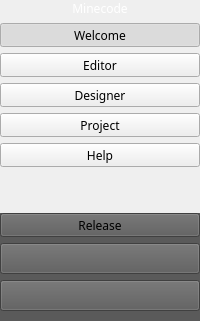
     <widget class="QWidget" name="quickBar" native="true">
      <property name="sizePolicy">
       <sizepolicy hsizetype="Fixed" vsizetype="Preferred">
        <horstretch>0</horstretch>
        <verstretch>0</verstretch>
       </sizepolicy>
      </property>
      <property name="styleSheet">
       <string notr="true"/>
      </property>
      <layout class="QVBoxLayout" name="verticalLayout_3">
       <property name="leftMargin">
        <number>0</number>
       </property>
       <property name="topMargin">
        <number>0</number>
       </property>
       <property name="rightMargin">
        <number>0</number>
       </property>
       <property name="bottomMargin">
        <number>0</number>
       </property>
       <item>
        <layout class="QVBoxLayout" name="verticalLayout_2">
         <property name="spacing">
          <number>6</number>
         </property>
         <item>
          <widget class="QLabel" name="label">
           <property name="font">
            <font>
             <family>Masque</family>
             <pointsize>9</pointsize>
            </font>
           </property>
           <property name="text">
            <string>&lt;html&gt;&lt;head/&gt;&lt;body&gt;&lt;p&gt;&lt;span style=&quot; color:#ffffff;&quot;&gt;Minecode&lt;/span&gt;&lt;/p&gt;&lt;/body&gt;&lt;/html&gt;</string>
           </property>
           <property name="alignment">
            <set>Qt::AlignCenter</set>
           </property>
           <property name="margin">
            <number>8</number>
           </property>
          </widget>
         </item>
         <item>
          <widget class="QToolButton" name="qbButton_Welcome">
           <property name="sizePolicy">
            <sizepolicy hsizetype="Expanding" vsizetype="Fixed">
             <horstretch>0</horstretch>
             <verstretch>0</verstretch>
            </sizepolicy>
           </property>
           <property name="font">
            <font>
             <family>方正黑体简体</family>
             <pointsize>9</pointsize>
            </font>
           </property>
           <property name="focusPolicy">
            <enum>Qt::ClickFocus</enum>
           </property>
           <property name="styleSheet">
            <string notr="true"/>
           </property>
           <property name="text">
            <string>Welcome</string>
           </property>
           <property name="icon">
            <iconset resource="Resources.qrc">
             <normaloff>:/QuickBar/src/QuickBar/Welcome.png</normaloff>:/QuickBar/src/QuickBar/Welcome.png</iconset>
           </property>
           <property name="iconSize">
            <size>
             <width>24</width>
             <height>24</height>
            </size>
           </property>
           <property name="checkable">
            <bool>true</bool>
           </property>
           <property name="checked">
            <bool>true</bool>
           </property>
           <property name="popupMode">
            <enum>QToolButton::DelayedPopup</enum>
           </property>
           <property name="toolButtonStyle">
            <enum>Qt::ToolButtonTextUnderIcon</enum>
           </property>
           <property name="autoRaise">
            <bool>false</bool>
           </property>
           <property name="arrowType">
            <enum>Qt::NoArrow</enum>
           </property>
          </widget>
         </item>
         <item>
          <widget class="QToolButton" name="qbButton_Editor">
           <property name="sizePolicy">
            <sizepolicy hsizetype="Expanding" vsizetype="Fixed">
             <horstretch>0</horstretch>
             <verstretch>0</verstretch>
            </sizepolicy>
           </property>
           <property name="font">
            <font>
             <family>方正黑体简体</family>
             <pointsize>9</pointsize>
            </font>
           </property>
           <property name="focusPolicy">
            <enum>Qt::ClickFocus</enum>
           </property>
           <property name="text">
            <string>Editor</string>
           </property>
           <property name="icon">
            <iconset resource="Resources.qrc">
             <normaloff>:/QuickBar/src/QuickBar/Editor.png</normaloff>:/QuickBar/src/QuickBar/Editor.png</iconset>
           </property>
           <property name="iconSize">
            <size>
             <width>24</width>
             <height>24</height>
            </size>
           </property>
           <property name="checkable">
            <bool>true</bool>
           </property>
           <property name="checked">
            <bool>false</bool>
           </property>
           <property name="popupMode">
            <enum>QToolButton::DelayedPopup</enum>
           </property>
           <property name="toolButtonStyle">
            <enum>Qt::ToolButtonTextUnderIcon</enum>
           </property>
           <property name="autoRaise">
            <bool>false</bool>
           </property>
           <property name="arrowType">
            <enum>Qt::NoArrow</enum>
           </property>
          </widget>
         </item>
         <item>
          <widget class="QToolButton" name="qbButton_Designer">
           <property name="sizePolicy">
            <sizepolicy hsizetype="Expanding" vsizetype="Fixed">
             <horstretch>0</horstretch>
             <verstretch>0</verstretch>
            </sizepolicy>
           </property>
           <property name="font">
            <font>
             <family>方正黑体简体</family>
             <pointsize>9</pointsize>
            </font>
           </property>
           <property name="focusPolicy">
            <enum>Qt::ClickFocus</enum>
           </property>
           <property name="text">
            <string>Designer</string>
           </property>
           <property name="icon">
            <iconset resource="Resources.qrc">
             <normaloff>:/QuickBar/src/QuickBar/Designer.png</normaloff>:/QuickBar/src/QuickBar/Designer.png</iconset>
           </property>
           <property name="iconSize">
            <size>
             <width>24</width>
             <height>24</height>
            </size>
           </property>
           <property name="checkable">
            <bool>true</bool>
           </property>
           <property name="checked">
            <bool>false</bool>
           </property>
           <property name="popupMode">
            <enum>QToolButton::DelayedPopup</enum>
           </property>
           <property name="toolButtonStyle">
            <enum>Qt::ToolButtonTextUnderIcon</enum>
           </property>
           <property name="autoRaise">
            <bool>false</bool>
           </property>
           <property name="arrowType">
            <enum>Qt::NoArrow</enum>
           </property>
          </widget>
         </item>
         <item>
          <widget class="QToolButton" name="qbButton_Project">
           <property name="sizePolicy">
            <sizepolicy hsizetype="Expanding" vsizetype="Fixed">
             <horstretch>0</horstretch>
             <verstretch>0</verstretch>
            </sizepolicy>
           </property>
           <property name="font">
            <font>
             <family>方正黑体简体</family>
             <pointsize>9</pointsize>
            </font>
           </property>
           <property name="focusPolicy">
            <enum>Qt::ClickFocus</enum>
           </property>
           <property name="text">
            <string>Project</string>
           </property>
           <property name="icon">
            <iconset resource="Resources.qrc">
             <normaloff>:/QuickBar/src/QuickBar/Project.png</normaloff>:/QuickBar/src/QuickBar/Project.png</iconset>
           </property>
           <property name="iconSize">
            <size>
             <width>24</width>
             <height>24</height>
            </size>
           </property>
           <property name="checkable">
            <bool>true</bool>
           </property>
           <property name="checked">
            <bool>false</bool>
           </property>
           <property name="popupMode">
            <enum>QToolButton::DelayedPopup</enum>
           </property>
           <property name="toolButtonStyle">
            <enum>Qt::ToolButtonTextUnderIcon</enum>
           </property>
           <property name="autoRaise">
            <bool>false</bool>
           </property>
           <property name="arrowType">
            <enum>Qt::NoArrow</enum>
           </property>
          </widget>
         </item>
         <item>
          <widget class="QToolButton" name="qbButton_Help">
           <property name="sizePolicy">
            <sizepolicy hsizetype="Expanding" vsizetype="Fixed">
             <horstretch>0</horstretch>
             <verstretch>0</verstretch>
            </sizepolicy>
           </property>
           <property name="font">
            <font>
             <family>方正黑体简体</family>
             <pointsize>9</pointsize>
            </font>
           </property>
           <property name="focusPolicy">
            <enum>Qt::ClickFocus</enum>
           </property>
           <property name="text">
            <string>Help</string>
           </property>
           <property name="icon">
            <iconset resource="Resources.qrc">
             <normaloff>:/QuickBar/src/QuickBar/Help.png</normaloff>:/QuickBar/src/QuickBar/Help.png</iconset>
           </property>
           <property name="iconSize">
            <size>
             <width>24</width>
             <height>24</height>
            </size>
           </property>
           <property name="checkable">
            <bool>true</bool>
           </property>
           <property name="checked">
            <bool>false</bool>
           </property>
           <property name="popupMode">
            <enum>QToolButton::DelayedPopup</enum>
           </property>
           <property name="toolButtonStyle">
            <enum>Qt::ToolButtonTextUnderIcon</enum>
           </property>
           <property name="autoRaise">
            <bool>false</bool>
           </property>
           <property name="arrowType">
            <enum>Qt::NoArrow</enum>
           </property>
          </widget>
         </item>
         <item>
          <spacer name="verticalSpacer">
           <property name="orientation">
            <enum>Qt::Vertical</enum>
           </property>
           <property name="sizeHint" stdset="0">
            <size>
             <width>20</width>
             <height>40</height>
            </size>
           </property>
          </spacer>
         </item>
        </layout>
       </item>
       <item>
        <widget class="QWidget" name="widget_2" native="true">
         <property name="styleSheet">
          <string notr="true">background-color: rgb(90, 90, 90);</string>
         </property>
         <layout class="QVBoxLayout" name="verticalLayout">
          <property name="spacing">
           <number>6</number>
          </property>
          <property name="leftMargin">
           <number>0</number>
          </property>
          <property name="topMargin">
           <number>0</number>
          </property>
          <property name="rightMargin">
           <number>0</number>
          </property>
          <property name="bottomMargin">
           <number>10</number>
          </property>
          <item>
           <widget class="QToolButton" name="qbButton_ProjectOption">
            <property name="sizePolicy">
             <sizepolicy hsizetype="Expanding" vsizetype="Fixed">
              <horstretch>0</horstretch>
              <verstretch>0</verstretch>
             </sizepolicy>
            </property>
            <property name="font">
             <font>
              <family>方正黑体简体</family>
              <pointsize>9</pointsize>
             </font>
            </property>
            <property name="focusPolicy">
             <enum>Qt::ClickFocus</enum>
            </property>
            <property name="text">
             <string>Release</string>
            </property>
            <property name="icon">
             <iconset resource="Resources.qrc">
              <normaloff>:/QuickBar/src/QuickBar/App.png</normaloff>:/QuickBar/src/QuickBar/App.png</iconset>
            </property>
            <property name="iconSize">
             <size>
              <width>24</width>
              <height>24</height>
             </size>
            </property>
            <property name="checkable">
             <bool>true</bool>
            </property>
            <property name="checked">
             <bool>false</bool>
            </property>
            <property name="popupMode">
             <enum>QToolButton::DelayedPopup</enum>
            </property>
            <property name="toolButtonStyle">
             <enum>Qt::ToolButtonTextUnderIcon</enum>
            </property>
            <property name="autoRaise">
             <bool>false</bool>
            </property>
            <property name="arrowType">
             <enum>Qt::NoArrow</enum>
            </property>
           </widget>
          </item>
          <item>
           <widget class="QToolButton" name="qbButton_Run">
            <property name="sizePolicy">
             <sizepolicy hsizetype="Expanding" vsizetype="Fixed">
              <horstretch>0</horstretch>
              <verstretch>0</verstretch>
             </sizepolicy>
            </property>
            <property name="font">
             <font>
              <family>方正黑体简体</family>
              <pointsize>9</pointsize>
             </font>
            </property>
            <property name="focusPolicy">
             <enum>Qt::ClickFocus</enum>
            </property>
            <property name="text">
             <string/>
            </property>
            <property name="icon">
             <iconset resource="Resources.qrc">
              <normaloff>:/QuickBar/src/QuickBar/Run.png</normaloff>:/QuickBar/src/QuickBar/Run.png</iconset>
            </property>
            <property name="iconSize">
             <size>
              <width>24</width>
              <height>24</height>
             </size>
            </property>
            <property name="checkable">
             <bool>true</bool>
            </property>
            <property name="checked">
             <bool>false</bool>
            </property>
            <property name="popupMode">
             <enum>QToolButton::DelayedPopup</enum>
            </property>
            <property name="toolButtonStyle">
             <enum>Qt::ToolButtonIconOnly</enum>
            </property>
            <property name="autoRaise">
             <bool>false</bool>
            </property>
            <property name="arrowType">
             <enum>Qt::NoArrow</enum>
            </property>
           </widget>
          </item>
          <item>
           <widget class="QToolButton" name="qbButton_Build">
            <property name="sizePolicy">
             <sizepolicy hsizetype="Expanding" vsizetype="Fixed">
              <horstretch>0</horstretch>
              <verstretch>0</verstretch>
             </sizepolicy>
            </property>
            <property name="font">
             <font>
              <family>方正黑体简体</family>
              <pointsize>9</pointsize>
             </font>
            </property>
            <property name="focusPolicy">
             <enum>Qt::ClickFocus</enum>
            </property>
            <property name="text">
             <string/>
            </property>
            <property name="icon">
             <iconset resource="Resources.qrc">
              <normaloff>:/QuickBar/src/QuickBar/Build.png</normaloff>:/QuickBar/src/QuickBar/Build.png</iconset>
            </property>
            <property name="iconSize">
             <size>
              <width>24</width>
              <height>24</height>
             </size>
            </property>
            <property name="checkable">
             <bool>true</bool>
            </property>
            <property name="checked">
             <bool>false</bool>
            </property>
            <property name="popupMode">
             <enum>QToolButton::DelayedPopup</enum>
            </property>
            <property name="toolButtonStyle">
             <enum>Qt::ToolButtonIconOnly</enum>
            </property>
            <property name="autoRaise">
             <bool>false</bool>
            </property>
            <property name="arrowType">
             <enum>Qt::NoArrow</enum>
            </property>
           </widget>
          </item>
         </layout>
        </widget>
       </item>
      </layout>
     </widget>
